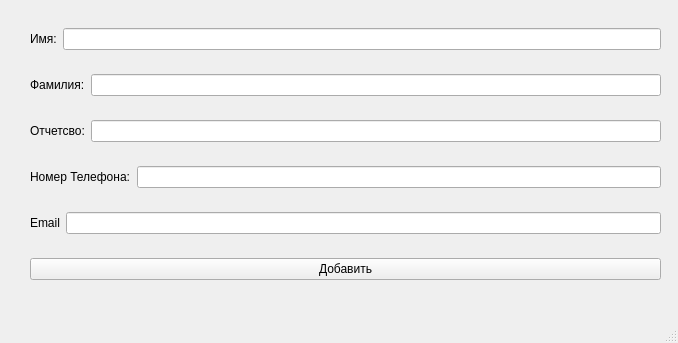
<?xml version="1.0" encoding="UTF-8"?>
<ui version="4.0">
 <class>AddReaderWindow</class>
 <widget class="QMainWindow" name="AddReaderWindow">
  <property name="geometry">
   <rect>
    <x>0</x>
    <y>0</y>
    <width>678</width>
    <height>343</height>
   </rect>
  </property>
  <property name="windowTitle">
   <string>MainWindow</string>
  </property>
  <widget class="QWidget" name="centralwidget">
   <widget class="QWidget" name="">
    <property name="geometry">
     <rect>
      <x>30</x>
      <y>10</y>
      <width>631</width>
      <height>291</height>
     </rect>
    </property>
    <layout class="QVBoxLayout" name="verticalLayout">
     <item>
      <layout class="QHBoxLayout" name="horizontalLayout">
       <item>
        <widget class="QLabel" name="label">
         <property name="text">
          <string>Имя:</string>
         </property>
        </widget>
       </item>
       <item>
        <widget class="QLineEdit" name="lineEditName"/>
       </item>
      </layout>
     </item>
     <item>
      <layout class="QHBoxLayout" name="horizontalLayout_2">
       <item>
        <widget class="QLabel" name="labelSurname">
         <property name="text">
          <string>Фамилия:</string>
         </property>
        </widget>
       </item>
       <item>
        <widget class="QLineEdit" name="lineEditlSurname"/>
       </item>
      </layout>
     </item>
     <item>
      <layout class="QHBoxLayout" name="horizontalLayout_3">
       <item>
        <widget class="QLabel" name="label_3">
         <property name="text">
          <string>Отчетсво:</string>
         </property>
        </widget>
       </item>
       <item>
        <widget class="QLineEdit" name="lineEditPatronimyc"/>
       </item>
      </layout>
     </item>
     <item>
      <layout class="QHBoxLayout" name="horizontalLayout_4">
       <item>
        <widget class="QLabel" name="labelPhoneNumber">
         <property name="text">
          <string>Номер Телефона:</string>
         </property>
        </widget>
       </item>
       <item>
        <widget class="QLineEdit" name="lineEditPhoneNumber"/>
       </item>
      </layout>
     </item>
     <item>
      <layout class="QHBoxLayout" name="horizontalLayout_5">
       <item>
        <widget class="QLabel" name="label_5">
         <property name="text">
          <string>Email</string>
         </property>
        </widget>
       </item>
       <item>
        <widget class="QLineEdit" name="lineEditEmail"/>
       </item>
      </layout>
     </item>
     <item>
      <widget class="QPushButton" name="pushButton">
       <property name="text">
        <string>Добавить</string>
       </property>
      </widget>
     </item>
    </layout>
   </widget>
  </widget>
  <widget class="QMenuBar" name="menubar">
   <property name="geometry">
    <rect>
     <x>0</x>
     <y>0</y>
     <width>678</width>
     <height>20</height>
    </rect>
   </property>
  </widget>
  <widget class="QStatusBar" name="statusbar"/>
 </widget>
 <resources/>
 <connections/>
</ui>
